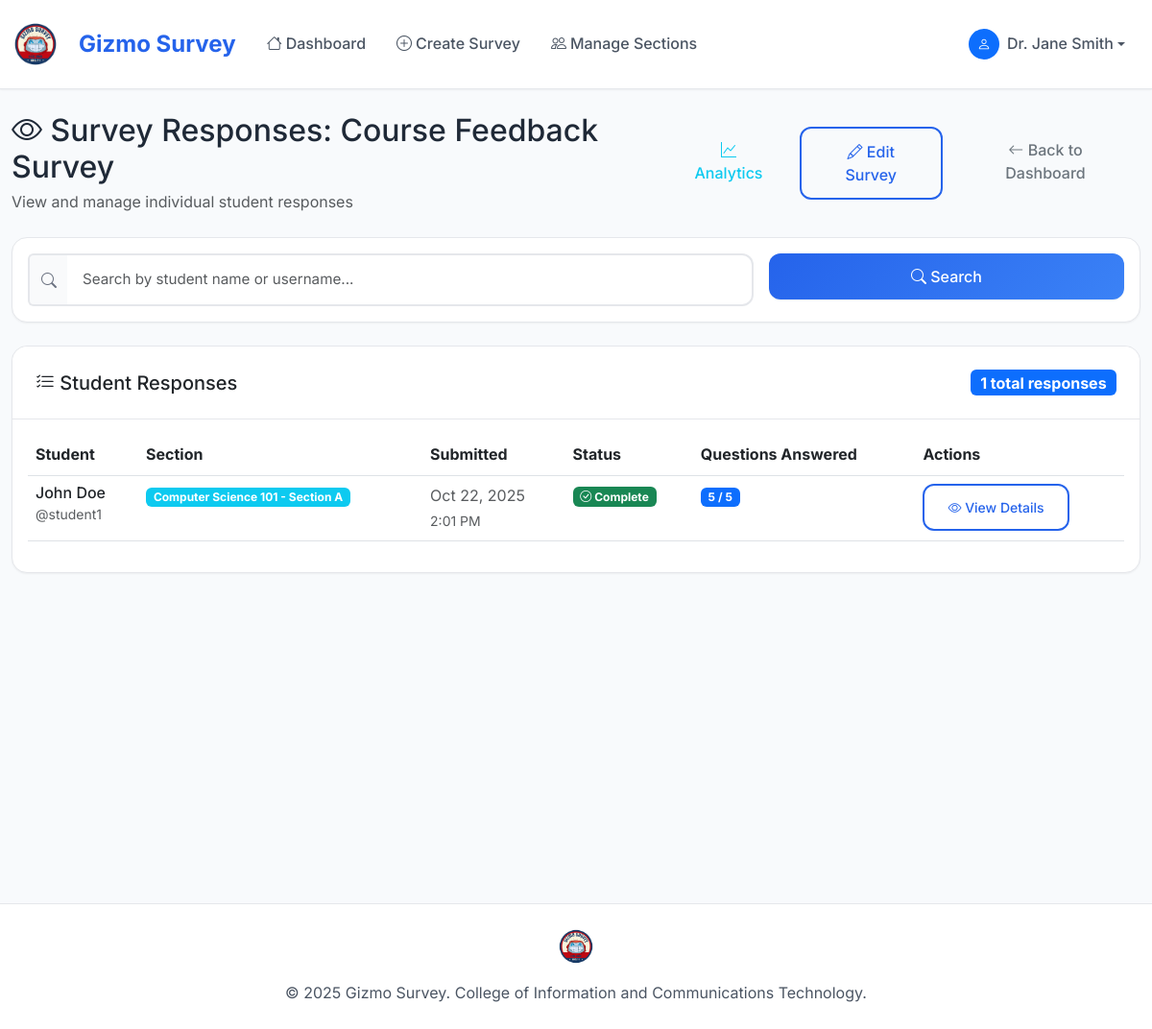
/teacher/survey/1/responses/ (signed in), run on the app's committed database.
### myapp/models.py (models this page shows, shortened)
class Survey(models.Model):
    title = models.CharField(max_length=200)
    description = models.TextField(blank=True)
    created_by = models.ForeignKey(User, on_delete=models.CASCADE, related_name='created_surveys')
    sections = models.ManyToManyField(Section, related_name='surveys')
    is_active = models.BooleanField(default=True)
    created_at = models.DateTimeField(auto_now_add=True)
    updated_at = models.DateTimeField(auto_now=True)
    due_date = models.DateTimeField(null=True, blank=True)
    class Meta:
        ordering = ['-created_at']

class SurveyResponse(models.Model):
    survey = models.ForeignKey(Survey, on_delete=models.CASCADE, related_name='responses')
    student = models.ForeignKey(User, on_delete=models.CASCADE, related_name='survey_responses')
    submitted_at = models.DateTimeField(auto_now_add=True)
    is_complete = models.BooleanField(default=True)
    class Meta:
        unique_together = ['survey', 'student']
        ordering = ['-submitted_at']

class UserProfile(models.Model):
    ROLE_CHOICES = [
        ('student', 'Student'),
        ('teacher', 'Teacher'),
    ]
    user = models.OneToOneField(User, on_delete=models.CASCADE)
    role = models.CharField(max_length=10, choices=ROLE_CHOICES)
    section = models.ForeignKey(Section, on_delete=models.CASCADE, null=True, blank=True)
    student_id = models.CharField(max_length=20, blank=True, null=True)

class Section(models.Model):
    name = models.CharField(max_length=100)
    code = models.CharField(max_length=20, unique=True)
    description = models.TextField(blank=True)
    created_at = models.DateTimeField(auto_now_add=True)

### myapp/views.py (the view)
# urls.py: path('teacher/survey/<int:survey_id>/responses/', views.survey_responses, name='survey_responses'),
@login_required
def survey_responses(request, survey_id):
    profile = UserProfile.objects.get(user=request.user)
    if profile.role != 'teacher':
        messages.error(request, 'Access denied. Teacher access required.')
        return redirect('home')
    survey = get_object_or_404(Survey, id=survey_id, created_by=request.user)
    responses = SurveyResponse.objects.filter(survey=survey).order_by('-submitted_at')
    search_query = request.GET.get('search', '')
    if search_query:
        responses = responses.filter(
            Q(student__first_name__icontains=search_query) |
            Q(student__last_name__icontains=search_query) |
            Q(student__username__icontains=search_query)
        )
    paginator = Paginator(responses, 20)
    page_number = request.GET.get('page')
    page_obj = paginator.get_page(page_number)
    context = {
        'survey': survey,
        'page_obj': page_obj,
        'search_query': search_query,
        'profile': profile,
    }
    return render(request, 'myapp/survey_responses.html', context)

### myapp/templates/myapp/survey_responses.html (shortened to what this page needs)
{% extends 'myapp/base.html' %}
{% block content %}
<div class="container-fluid py-4">
    <div class="row">
        <div class="col-12">
            <div class="d-flex justify-content-between align-items-center mb-4">
                <div>
                    <h2 class="mb-1">
                        <i class="bi bi-eye"></i> Survey Responses: {{ survey.title }}
                    </h2>
                    <p class="text-muted mb-0">
                        View and manage individual student responses
                    </p>
                </div>
                <div class="d-flex gap-2">
                    <a href="{% url 'survey_analytics' survey.id %}" class="btn btn-outline-info">
                        <i class="bi bi-graph-up"></i> Analytics
                    </a>
                    <a href="{% url 'edit_survey' survey.id %}" class="btn btn-outline-primary">
                        <i class="bi bi-pencil"></i> Edit Survey
                    </a>
                    <a href="{% url 'teacher_dashboard' %}" class="btn btn-outline-secondary">
                        <i class="bi bi-arrow-left"></i> Back to Dashboard
                    </a>
                </div>
            </div>
        </div>
    </div>
    <div class="row mb-4">
        <div class="col-12">
            <div class="card">
                <div class="card-body">
                    <form method="get" class="row g-3">
                        <div class="col-md-8">
                            <div class="input-group">
                                <span class="input-group-text">
                                    <i class="bi bi-search"></i>
                                </span>
                                <input type="text" class="form-control" name="search"
                                       placeholder="Search by student name or username..."
                                       value="{{ search_query }}">
                            </div>
                        </div>
                        <div class="col-md-4">
                            <button type="submit" class="btn btn-primary w-100">
                                <i class="bi bi-search"></i> Search
                            </button>
                        </div>
                    </form>
                </div>
            </div>
        </div>
    </div>
    <div class="row">
        <div class="col-12">
            <div class="card">
                <div class="card-header d-flex justify-content-between align-items-center">
                    <h5 class="mb-0">
                        <i class="bi bi-list-check"></i> Student Responses
                    </h5>
                    <span class="badge bg-primary fs-6">{{ page_obj.paginator.count }} total responses</span>
                </div>
                <div class="card-body">
                    {% if page_obj %}
                        <div class="table-responsive">
                            <table class="table table-hover">
                                <thead>
                                    <tr>
                                        <th>Student</th>
                                        <th>Section</th>
                                        <th>Submitted</th>
                                        <th>Status</th>
                                        <th>Questions Answered</th>
                                        <th>Actions</th>
                                    </tr>
                                </thead>
                                <tbody>
                                    {% for response in page_obj %}
                                        <tr>
                                            <td>
                                                <div>
                                                    <h6 class="mb-0">{{ response.student.get_full_name|default:response.student.username }}</h6>
                                                    <small class="text-muted">@{{ response.student.username }}</small>
                                                </div>
                                            </td>
                                            <td>
                                                <span class="badge bg-info">
                                                    {{ response.student.userprofile.section.name|default:"No Section" }}
                                                </span>
                                            </td>
                                            <td>
                                                <span class="text-muted">
                                                    {{ response.submitted_at|date:"M d, Y" }}<br>
                                                    <small>{{ response.submitted_at|time:"g:i A" }}</small>
                                                </span>
                                            </td>
                                            <td>
                                                {% if response.is_complete %}
                                                    <span class="badge bg-success">
                                                        <i class="bi bi-check-circle"></i> Complete
                                                    </span>
                                                {% else %}
                                                    <span class="badge bg-warning">
                                                        <i class="bi bi-exclamation-circle"></i> Incomplete
                                                    </span>
                                                {% endif %}
                                            </td>
                                            <td>
                                                <span class="badge bg-primary">
                                                    {{ response.answers.count }} / {{ survey.questions.count }}
                                                </span>
                                            </td>
                                            <td>
                                                <a href="{% url 'view_response' response.id %}" class="btn btn-outline-primary btn-sm">
                                                    <i class="bi bi-eye"></i> View Details
                                                </a>
                                            </td>
                                        </tr>
                                    {% endfor %}
                                </tbody>
                            </table>
                        </div>
                    {% endif %}
                </div>
            </div>
        </div>
    </div>
</div>
{% endblock %}

### myapp/templates/myapp/base.html (shortened to what this page needs)
<!DOCTYPE html>
<html lang="en">
<head>
    <link href="https://cdn.jsdelivr.net/npm/bootstrap@5.3.0/dist/css/bootstrap.min.css" rel="stylesheet">
    <link href="https://cdn.jsdelivr.net/npm/bootstrap-icons@1.10.0/font/bootstrap-icons.css" rel="stylesheet">
</head>
<body>
    <nav class="navbar navbar-expand-lg navbar-light">
        <div class="container-fluid">
            <a class="navbar-brand d-flex align-items-center" href="{% url 'home' %}">
                {% load static %}
                <img src="{% static 'myapp/images/logo_survey.png' %}" alt="Gizmo Survey Logo" class="navbar-logo">
                <span class="brand-text">Gizmo Survey</span>
            </a>
            {% if user.is_authenticated %}
            <div class="collapse navbar-collapse" id="navbarNav">
                <ul class="navbar-nav me-auto">
                    {% if user.userprofile.role == 'student' %}
                        <li class="nav-item">
                            <a class="nav-link" href="{% url 'student_dashboard' %}">
                                <i class="bi bi-house me-1"></i>Dashboard
                            </a>
                        </li>
                        <li class="nav-item">
                            <a class="nav-link" href="{% url 'student_history' %}">
                                <i class="bi bi-clock-history me-1"></i>My Responses
                            </a>
                        </li>
                    {% elif user.userprofile.role == 'teacher' %}
                        <li class="nav-item">
                            <a class="nav-link" href="{% url 'teacher_dashboard' %}">
                                <i class="bi bi-house me-1"></i>Dashboard
                            </a>
                        </li>
                        <li class="nav-item">
                            <a class="nav-link" href="{% url 'create_survey' %}">
                                <i class="bi bi-plus-circle me-1"></i>Create Survey
                            </a>
                        </li>
                        <li class="nav-item">
                            <a class="nav-link" href="{% url 'manage_sections' %}">
                                <i class="bi bi-people me-1"></i>Manage Sections
                            </a>
                        </li>
                    {% endif %}
                </ul>
                <ul class="navbar-nav">
                    <li class="nav-item dropdown">
                        <a class="nav-link dropdown-toggle d-flex align-items-center" href="#" role="button" data-bs-toggle="dropdown">
                            <div class="bg-primary rounded-circle d-flex align-items-center justify-content-center me-2" style="width: 32px; height: 32px;">
                                <i class="bi bi-person text-white" style="font-size: 0.875rem;"></i>
                            </div>
                            <span class="fw-medium">{{ user.get_full_name|default:user.username }}</span>
                        </a>
                    </li>
                </ul>
            </div>
            {% endif %}
        </div>
    </nav>
    <main class="main-content">
        {% block content %}{% endblock %}
    </main>
    <footer class="footer text-center py-4 mt-5">
        <div class="container">
            {% load static %}
            <img src="{% static 'myapp/images/logo_survey.png' %}" alt="Gizmo Survey Logo" class="footer-logo">
            <p class="mb-0">&copy; 2025 Gizmo Survey. College of Information and Communications Technology.</p>
        </div>
    </footer>
</body>
</html>

### myapp/templates/myapp/base.html (style rules this page uses)
:root { --primary-color: #2563eb; --primary-dark: #1d4ed8; --primary-light: #3b82f6; --secondary-color: #64748b; --success-color: #10b981; --warning-color: #f59e0b; --danger-color: #ef4444; --light-bg: #f8fafc; --white: #ffffff; --gray-50: #f9fafb; --gray-100: #f3f4f6; --gray-200: #e5e7eb; --gray-300: #d1d5db; --gray-400: #9ca3af; --gray-500: #6b7280; --gray-600: #4b5563; --gray-700: #374151; --gray-800: #1f2937; --gray-900: #111827; --shadow-sm: 0 1px 2px 0 rgb(0 0 0 / 0.05); --shadow-md: 0 4px 6px -1px rgb(0 0 0 / 0.1), 0 2px 4px -2px rgb(0 0 0 / 0.1); --shadow-lg: 0 10px 15px -3px rgb(0 0 0 / 0.1), 0 4px 6px -4px rgb(0 0 0 / 0.1); --shadow-xl: 0 20px 25px -5px rgb(0 0 0 / 0.1), 0 8px 10px -6px rgb(0 0 0 / 0.1); --border-radius: 0.75rem; --border-radius-lg: 1rem; }
* { font-family: 'Inter', -apple-system, BlinkMacSystemFont, 'Segoe UI', Roboto, sans-serif; }
body { background-color: var(--light-bg); color: var(--gray-800); line-height: 1.6; }
.navbar { background: var(--white) !important; border-bottom: 1px solid var(--gray-200); box-shadow: var(--shadow-sm); padding: 1rem 0; }
.navbar-brand { font-weight: 700; font-size: 1.5rem; color: var(--primary-color) !important; text-decoration: none; }
.navbar-nav .nav-link { font-weight: 500; color: var(--gray-600) !important; padding: 0.5rem 1rem !important; border-radius: var(--border-radius); transition: all 0.2s ease; }
.card { background: var(--white); border: 1px solid var(--gray-200); border-radius: var(--border-radius-lg); box-shadow: var(--shadow-sm); transition: all 0.3s ease; }
.card-header { background: var(--white); border-bottom: 1px solid var(--gray-200); border-radius: var(--border-radius-lg) var(--border-radius-lg) 0 0 !important; padding: 1.5rem; }
.btn { font-weight: 500; border-radius: var(--border-radius); padding: 0.75rem 1.5rem; transition: all 0.2s ease; border: none; }
.btn-primary { background: linear-gradient(135deg, var(--primary-color), var(--primary-light)); color: var(--white); box-shadow: var(--shadow-sm); }
.btn-outline-primary { color: var(--primary-color); border: 2px solid var(--primary-color); background: transparent; }
.form-control { border: 2px solid var(--gray-200); border-radius: var(--border-radius); padding: 0.875rem 1rem; font-size: 0.95rem; transition: all 0.2s ease; background: var(--white); }
.input-group-text { background: var(--gray-50); border: 2px solid var(--gray-200); border-right: none; color: var(--gray-500); }
.input-group .form-control { border-left: none; }
.main-content { min-height: 100vh; background: var(--light-bg); }
.footer { background: var(--white); border-top: 1px solid var(--gray-200); color: var(--gray-600); }
.navbar-logo { height: 50px; width: auto; margin-right: 12px; }
.footer-logo { height: 40px; width: auto; margin: 0 auto 16px; display: block; }
.brand-text { font-size: 1.5rem; font-weight: 700; color: var(--primary-color); margin-left: 8px; }

### data on the page
Survey: title "Course Feedback Survey", questions.count "5"
SurveyResponse: student.get_full_name "John Doe", student.username "student1", student.userprofile.section.name "Computer Science 101 - Section A", submitted_at "Oct 22, 2025", submitted_at "2:01 PM", is_complete True (drawn), answers.count "5"

### other printed values
{{ user.get_full_name|default:user.username }} "Dr. Jane Smith"
{{ page_obj.paginator.count }} "1"
